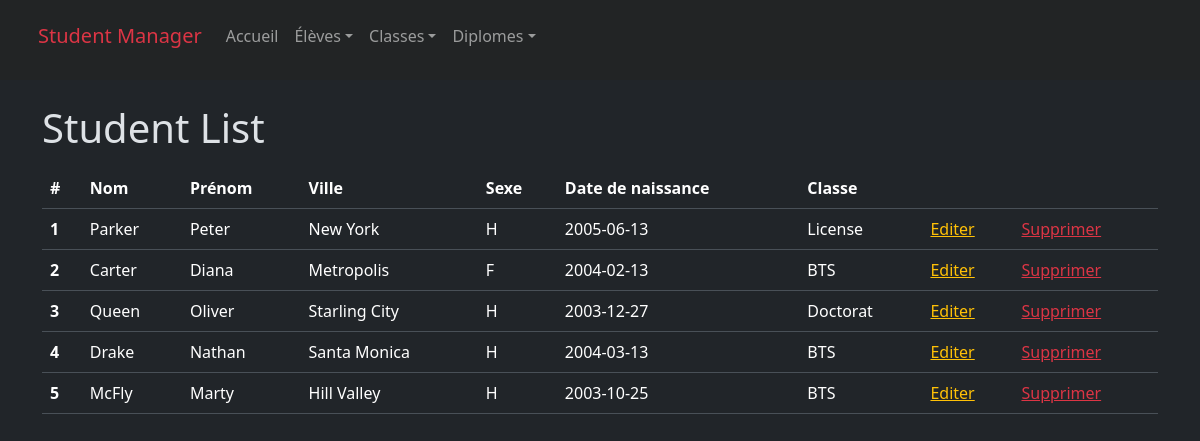
The page / on the database its author committed.
### tables this page shows
CREATE TABLE IF NOT EXISTS etudiant (
    etudiant_id int NOT NULL AUTO_INCREMENT PRIMARY KEY,
    nom varchar(150) NOT NULL,
    prenom varchar(150) NOT NULL,
    ville varchar(150) NOT NULL,
    sexe char(1) NOT NULL,
    naissance date NOT NULL,  
    email varchar(250) NULL UNIQUE,
    phone char(10) NULL UNIQUE, 
    classe_id int NOT NULL,
    CONSTRAINT FK_etudiantClasses FOREIGN KEY (classe_id) REFERENCES Classes(classe_id)
);

CREATE TABLE IF NOT EXISTS Classes (
    classe_id int NOT NULL AUTO_INCREMENT PRIMARY KEY,
    classe varchar(100) NOT NULL UNIQUE
);

### include/functions.php (called while the page is built, shortened)
<?php
function showEtudiant($mysqlClient) {
    $etudiantStatement = $mysqlClient->prepare('SELECT e.etudiant_id, e.nom, e.prenom, e.ville, e.sexe, e.naissance, cl.classe
        FROM etudiant e
        JOIN Classes cl ON e.classe_id = cl.classe_id
        ORDER BY e.etudiant_id');
    $etudiantStatement->execute();
    $etudiants = $etudiantStatement->fetchAll();
    return $etudiants;
}

### index.php (the view, shortened to what this page needs)
<?php
require_once(__DIR__ . "/include/variables.php");
require_once(__DIR__ . "/include/functions.php");
$students = showEtudiant($mysqlClient);
?>
<!DOCTYPE html>
<html lang="fr" data-bs-theme="dark">
<head>
    <link href="https://cdn.jsdelivr.net/npm/bootstrap@5.3.3/dist/css/bootstrap.min.css" rel="stylesheet">
</head>
<body class="d-flex flex-column min-vh-100">
    <?php include_once($rootPath . "/CRUD/include/header.php"); ?>
    <div class="container">
        <h1 class="mt-2 mb-3">Student List</h1>
        <table class="table">
            <thead>
                <tr>
                    <th scope="col">#</th>
                    <th scope="col">Nom</th>
                    <th scope="col">Prénom</th>
                    <th scope="col">Ville</th>
                    <th scope="col">Sexe</th>
                    <th scope="col">Date de naissance</th>
                    <th scope="col">Classe</th>
                    <th scope="col"></th>
                    <th scope="col"></th>
                </tr>
            </thead>
            <tbody>
                <?php foreach ($students as $key => $student) : ?>
                    <tr>
                        <th scope="row"><?php echo $key + 1; ?></th>
                        <td><?php echo $student['nom']; ?></td>
                        <td><?php echo $student['prenom']; ?></td>
                        <td><?php echo $student['ville']; ?></td>
                        <td><?php echo $student['sexe']; ?></td>
                        <td><?php echo $student['naissance']; ?></td>
                        <td><?php echo $student['classe']; ?></td>
                        <td><a class="link-warning" href="/CRUD/etudiants/update.php?id=<?php echo ($student['etudiant_id']); ?>">Editer</a></td>
                        <td><a class="link-danger" href="/CRUD/etudiants/delete.php?id=<?php echo ($student['etudiant_id']); ?>">Supprimer</a></td>
                    </tr>
                <?php endforeach; ?>
            </tbody>
        </table>
    </div>
</body>
</html>

### rows shown on the page
etudiant: nom "Parker", prenom "Peter", ville "New York", sexe "H", naissance "2005-06-13", classe.classe "License"
etudiant: nom "Carter", prenom "Diana", ville "Metropolis", sexe "F", naissance "2004-02-13", classe.classe "BTS"
etudiant: nom "Queen", prenom "Oliver", ville "Starling City", sexe "H", naissance "2003-12-27", classe.classe "Doctorat"
etudiant: nom "Drake", prenom "Nathan", ville "Santa Monica", sexe "H", naissance "2004-03-13", classe.classe "BTS"
etudiant: nom "McFly", prenom "Marty", ville "Hill Valley", sexe "H", naissance "2003-10-25", classe.classe "BTS"
